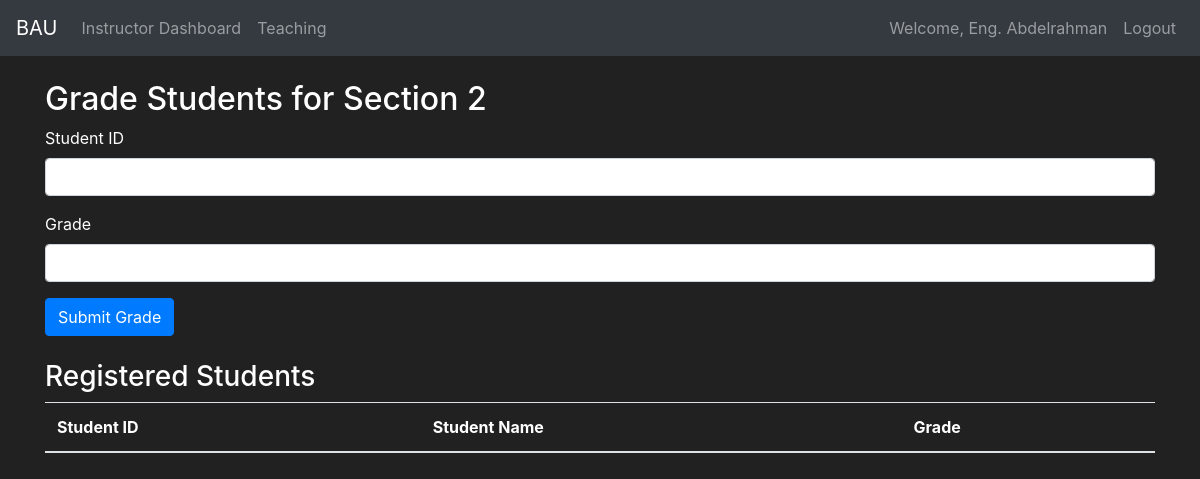
The app's page /instructor/grade_students/2 (signed in) with its own data.
### App/models.py (models this page shows, shortened)
class User(db.Model, UserMixin):
    id = db.Column(db.Integer(), primary_key=True)
    first_name = db.Column(db.String(length=20), nullable=False, unique=False)
    last_name = db.Column(db.String(length=20), nullable=False, unique=False)
    email_address = db.Column(db.String(length=50), nullable=False, unique=True)
    ssn = db.Column(db.String(), nullable=False, unique=True)
    password_hash = db.Column(db.String(length=60), nullable=False)
    major = db.Column(db.Integer(), db.ForeignKey("department.id"))
    role = db.Column("role", db.Integer(), nullable=False, default=3)
    registered_courses = db.relationship(
        "Course_registered", backref="student", lazy=True
    )
    taught_sections = db.relationship(
        "Section", backref="instructor", lazy=True, foreign_keys="Section.instructor_id"
    )
    grade = db.relationship(
        "Grade", uselist=False, back_populates="user", cascade="all, delete-orphan"
    )
    @property
    def password(self):
        return self.password

class Section(db.Model):
    id = db.Column(db.Integer(), primary_key=True)
    course_id = db.Column(db.String(length=10), db.ForeignKey("courses.id"))
    place = db.Column(db.Integer(), db.ForeignKey("place.place_num"), nullable=False)
    semester = db.Column(db.String(length=20), nullable=False)
    type = db.Column(
        db.Enum(SectionType), nullable=False, default=SectionType.THEORETICAL
    )
    day = db.Column(db.Enum(WeekDay), nullable=False)  # Use Enum for better clarity
    start_time = db.Column(db.Time(), nullable=False)  # Separate start time
    end_time = db.Column(db.Time(), nullable=False)  # Separate end time
    group = db.Column(db.Integer(), nullable=False)
    capacity = db.Column(db.Integer(), nullable=False, default=26)
    course = db.relationship(
        "Courses", back_populates="sections", foreign_keys=[course_id]
    )
    registered_courses = db.relationship(
        "Course_registered", backref="section", lazy=True
    )
    instructor_id = db.Column(db.Integer(), db.ForeignKey("user.id"))

### App/routes.py (the view, shortened to what this page needs)
@app.route("/instructor/grade_students/<int:section_id>", methods=["GET", "POST"])
@login_required
def grade_students(section_id):
    if current_user.role != 1:
        return render_template("unauthorized.html"), 403
    section = Section.query.get_or_404(section_id)
    if section.instructor_id != current_user.id:
        return render_template("unauthorized.html"), 403
    form = GradeStudentForm()
    if form.errors:
        for err_msg in form.errors.values():
            flash(
                f"There was an error with grading a student: {err_msg}",
                category="danger",
            )
    registered_students = Course_registered.query.filter_by(section_id=section_id).all()
    return render_template(
        "grade_students.html",
        form=form,
        students=registered_students,
        section=section,
    )

### App/forms.py (shortened to what this page needs)
class GradeStudentForm(FlaskForm):
    student_id = IntegerField(label="Student ID", validators=[DataRequired()])
    grade = IntegerField(label="Grade", validators=[DataRequired()])
    submit = SubmitField(label="Submit Grade")

### App/models.py (called while the page is built)
@login_manager.user_loader
def load_user(user_id):
    return User.query.get(int(user_id))

### App/templates/grade_students.html (shortened to what this page needs)
{% extends "base.html" %}
{% block content %}
<div class="container mt-4">
    <h2 class="text-white">Grade Students for Section {{ section.id }}</h2>
    <form method="POST" action="{{ url_for('grade_students', section_id=section.id) }}">
        <div class="form-group">
            {{ form.student_id.label(class="form-label text-white") }}
            {{ form.student_id(class="form-control") }}
        </div>
        <div class="form-group">
            {{ form.grade.label(class="form-label text-white") }}
            {{ form.grade(class="form-control") }}
        </div>
        <div class="form-group">
            {{ form.submit(class="btn btn-primary") }}
        </div>
    </form>
    <h3 class="text-white mt-4">Registered Students</h3>
    <table class="table table-striped">
        <thead>
            <tr>
                <th class="text-white">Student ID</th>
                <th class="text-white">Student Name</th>
                <th class="text-white">Grade</th>
            </tr>
        </thead>
    </table>
</div>
{% endblock %}

### App/templates/base.html (shortened to what this page needs)
<!DOCTYPE html>
<html lang="en">
<head>
  <link rel="stylesheet" href="https://cdn.jsdelivr.net/npm/bootstrap@4.5.3/dist/css/bootstrap.min.css"
 />
  <link rel="stylesheet" href="https://cdnjs.cloudflare.com/ajax/libs/font-awesome/5.15.4/css/all.min.css">
</head>
<body>
  <nav class="navbar navbar-expand-md navbar-dark bg-dark">
    <a class="navbar-brand" href="#">BAU</a>
    <div class="collapse navbar-collapse" id="navbarNav">
      <ul class="navbar-nav mr-auto">
        {% if current_user.role == 2 %}
        <li class="nav-item">
          <a class="nav-link" href="{{ url_for('users_page') }}">Users</a>
        </li>
        <li class="nav-item">
          <a class="nav-link" href="{{ url_for('add_department_page') }}">Add Department</a>
        </li>
        <li class="nav-item"></li>
        <a class="nav-link" href="{{ url_for('add_place_page') }}">Add Place</a>
        </li>
        <li class="nav-item"></li>
        <a class="nav-link" href="{{ url_for('add_course_page') }}">Add Course</a>
        </li>
        <li class="nav-item">
          <a class="nav-link" href="{{ url_for('add_section_page') }}">Add Section</a>
        </li>
        <li class="nav-item">
          <a class="nav-link" href="{{ url_for('add_course_prerequisite_page') }}">Add Course Prerequisite</a>
        </li>
        {% elif current_user.role == 1 %}
        <li class="nav-item">
          <a class="nav-link" href="{{ url_for('instructor_dashboard') }}">Instructor Dashboard</a>
        </li>
        <li class="nav-item">
          <a class="nav-link" href="{{ url_for('teaching_page') }}">Teaching</a>
        </li>
        {% else %}
        <li class="nav-item active">
          <a class="nav-link" href="{{url_for('home_page')}}">Home <span class="sr-only">(current)</span></a>
        </li>
        {% endif %}
      </ul>
      {% if current_user.is_authenticated %}
      <ul class="navbar-nav">
        <li class="nav-item">
          <a class="nav-link" style="color: lawngreen; font-weight: bold;">
          </a>
        </li>
        <li class="nav-item">
          <a class="nav-link">Welcome, {{current_user.first_name}} {{current_user.last_name}} </a>
        </li>
        <li class="nav-item">
          <a class="nav-link" href="{{url_for('logout_page')}}">Logout</a>
        </li>
      </ul>
      {% endif %}
    </div>
  </nav>
  {% block content %} {% endblock %}
</body>
</html>

### App/templates/base.html (style rules this page uses)
body { background-color: #212121; color: white; }

### records on screen
User: first_name "Eng.", last_name "Abdelrahman"
Section: id "2"
